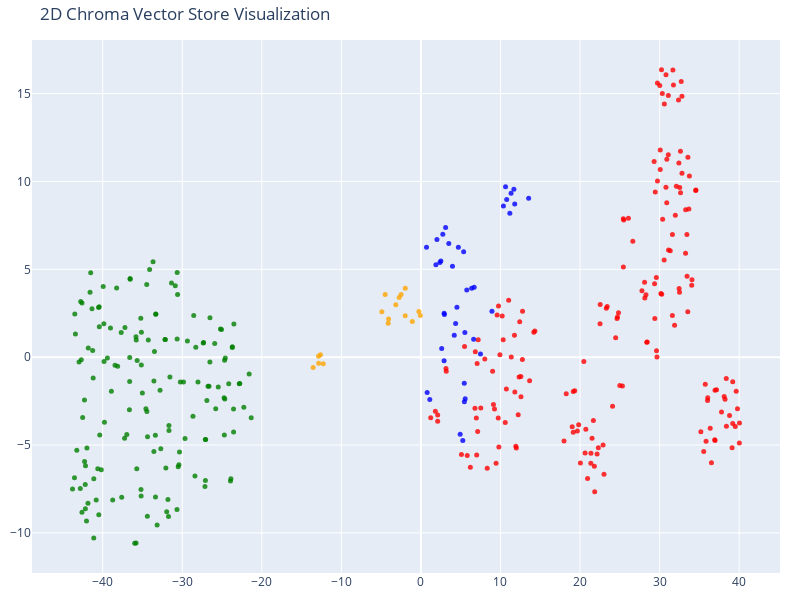

Notebook code cell kept with this figure:
### Code cell
tsne = TSNE(n_components=2, random_state=42)
reduced_vectors = tsne.fit_transform(vectors)

# Create the 2D scatter plot
fig = go.Figure(data=[go.Scatter(
    x=reduced_vectors[:, 0],
    y=reduced_vectors[:, 1],
    mode='markers',
    marker=dict(size=5, color=colors, opacity=0.8),
    text=[f"Type: {t}<br>Text: {d[:100]}..." for t, d in zip(doc_types, documents)],
    hoverinfo='text'
)])

fig.update_layout(title='2D Chroma Vector Store Visualization',
    scene=dict(xaxis_title='x',yaxis_title='y'),
    width=800,
    height=600,
    margin=dict(r=20, b=10, l=10, t=40)
)

fig.show()

### Figure 1 — Plotly figure (JSON) as saved in the notebook; plotly's stock layout.template omitted (floating-point values rounded to 4 significant figures; data arrays with more than 128 entries replaced by an {"elided": "..."} marker saying what was removed)
{"data": [{"hoverinfo": "text", "marker": {"color": {"elided": "381 str values"}, "opacity": 0.8, "size": 5}, "mode": "markers", "text": {"elided": "381 str values"}, "type": "scatter", "x": {"elided": "381 float values"}, "y": {"elided": "381 float values"}}], "layout": {"height": 600, "margin": {"b": 10, "l": 10, "r": 20, "t": 40}, "scene": {"xaxis": {"title": {"text": "x"}}, "yaxis": {"title": {"text": "y"}}}, "title": {"text": "2D Chroma Vector Store Visualization"}, "width": 800}}
